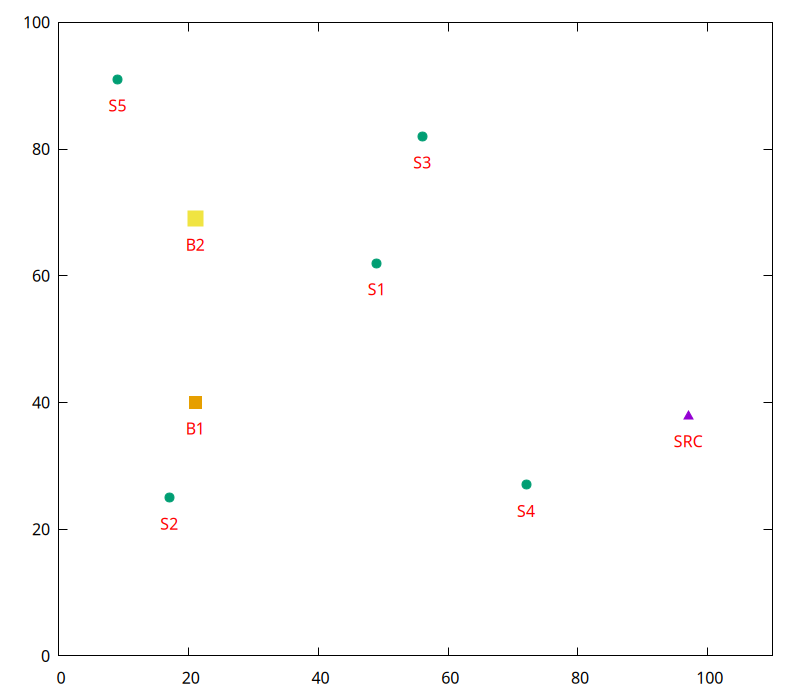

Here is the gnuplot script that generated this plot:
set xrange [0:110]
set yrange [0:100]

set label "SRC" at 97,38 offset 0,-1.2 center tc rgb "red"
set label "S1" at 49,62 offset 0,-1.2 center tc rgb "red"
set label "S2" at 17,25 offset 0,-1.2 center tc rgb "red"
set label "S3" at 56,82 offset 0,-1.2 center tc rgb "red"
set label "S4" at 72,27 offset 0,-1.2 center tc rgb "red"
set label "S5" at 9,91 offset 0,-1.2 center tc rgb "red"
set label "B1" at 21,40 offset 0,-1.2 center tc rgb "red"
set label "B2" at 21,69 offset 0,-1.2 center tc rgb "red"

plot '-' with points pt 9 ps 1.5 notitle, \
     '-' with points pt 7 ps 1.5 notitle, \
     '-' with points pt 5 ps 1.5 notitle, \
     '-' with points pt 5 ps 2.0 notitle, \
     '-' with points pt 5 ps 2.5 notitle

97 38 # SRC
e
49 62 # T1
17 25 # T2
56 82 # T3
72 27 # T4
9 91 # T5
e
e
21 40 # B1
e
21 69 # B2
e
